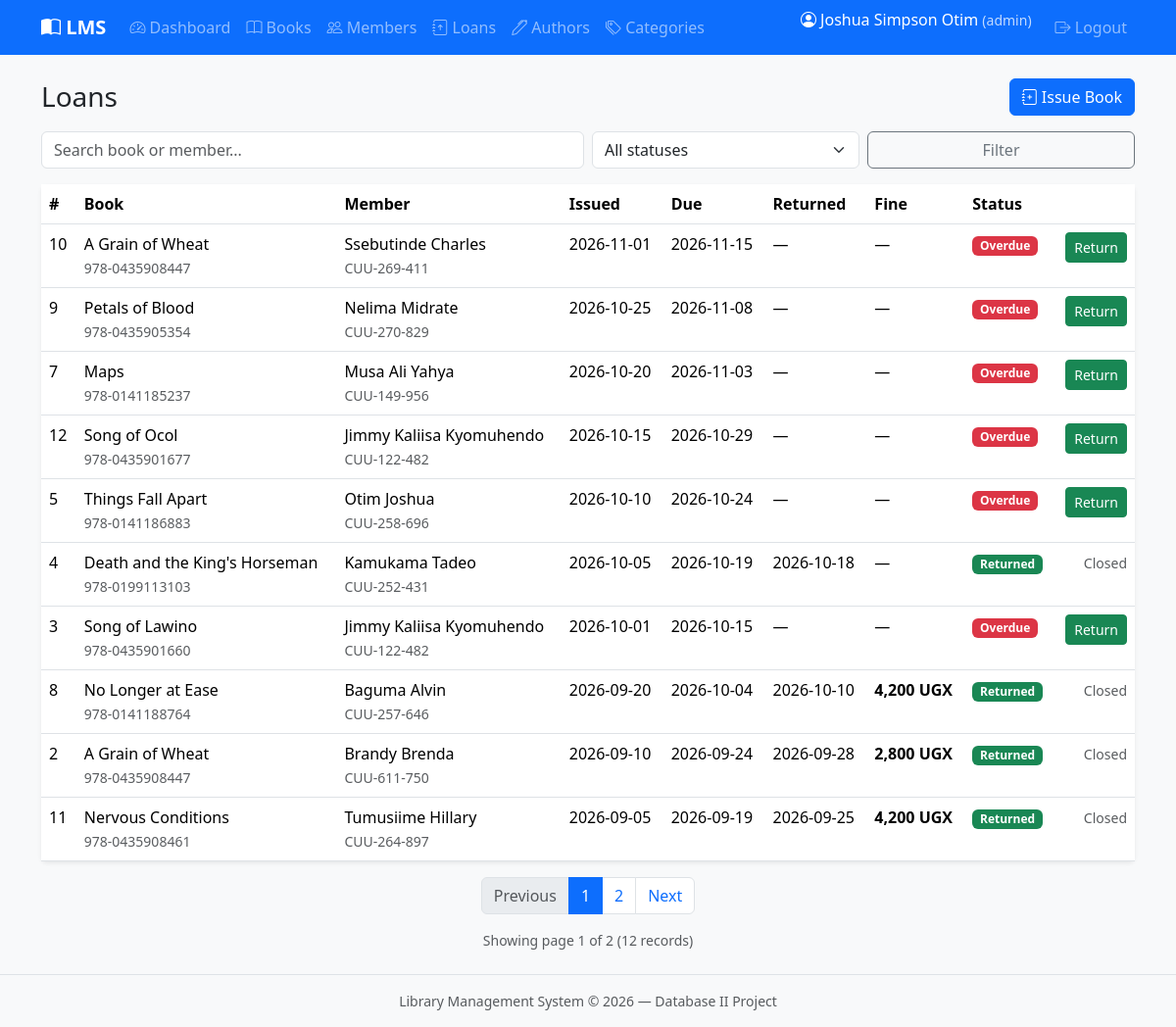
The page /loans/index.php (signed in) on the database its author committed.
### tables this page shows
CREATE TABLE loans (
  id INT UNSIGNED AUTO_INCREMENT PRIMARY KEY,
  member_id INT UNSIGNED NOT NULL,
  book_id INT UNSIGNED NOT NULL,
  date_issued DATE NOT NULL,
  due_date DATE NOT NULL,
  date_returned DATE DEFAULT NULL,
  fine DECIMAL(12,2) NOT NULL DEFAULT 0.00 COMMENT 'Fine in UGX, calculated on return',
  status ENUM('issued', 'returned', 'overdue') NOT NULL DEFAULT 'issued',
  created_at TIMESTAMP DEFAULT CURRENT_TIMESTAMP,
  updated_at TIMESTAMP DEFAULT CURRENT_TIMESTAMP ON UPDATE CURRENT_TIMESTAMP,
  CONSTRAINT fk_loans_member FOREIGN KEY (member_id) REFERENCES members(id)
    ON UPDATE CASCADE ON DELETE RESTRICT,
  CONSTRAINT fk_loans_book FOREIGN KEY (book_id) REFERENCES books(id)
    ON UPDATE CASCADE ON DELETE RESTRICT,
  CONSTRAINT chk_fine CHECK (fine >= 0)
);

CREATE TABLE books (
  id INT UNSIGNED AUTO_INCREMENT PRIMARY KEY,
  isbn VARCHAR(20) NOT NULL UNIQUE,
  title VARCHAR(255) NOT NULL,
  author_id INT UNSIGNED NOT NULL,
  category_id INT UNSIGNED NOT NULL,
  publisher VARCHAR(150) DEFAULT NULL,
  year_published YEAR DEFAULT NULL,
  total_copies INT UNSIGNED NOT NULL DEFAULT 1,
  available_copies INT UNSIGNED NOT NULL DEFAULT 1,
  created_at TIMESTAMP DEFAULT CURRENT_TIMESTAMP,
  updated_at TIMESTAMP DEFAULT CURRENT_TIMESTAMP ON UPDATE CURRENT_TIMESTAMP,
  CONSTRAINT fk_books_author FOREIGN KEY (author_id) REFERENCES authors(id)
    ON UPDATE CASCADE ON DELETE RESTRICT,
  CONSTRAINT fk_books_category FOREIGN KEY (category_id) REFERENCES categories(id)
    ON UPDATE CASCADE ON DELETE RESTRICT,
  CONSTRAINT chk_copies CHECK (available_copies <= total_copies AND available_copies >= 0)
);

CREATE TABLE members (
  id INT UNSIGNED AUTO_INCREMENT PRIMARY KEY,
  member_number VARCHAR(20) NOT NULL UNIQUE,
  full_name VARCHAR(150) NOT NULL,
  email VARCHAR(150) NOT NULL UNIQUE,
  phone VARCHAR(30) DEFAULT NULL,
  status ENUM('active', 'suspended') NOT NULL DEFAULT 'active',
  date_joined DATE NOT NULL,
  created_at TIMESTAMP DEFAULT CURRENT_TIMESTAMP,
  updated_at TIMESTAMP DEFAULT CURRENT_TIMESTAMP ON UPDATE CURRENT_TIMESTAMP
);

### loans/index.php (the view, shortened to what this page needs)
<?php
require_once __DIR__ . '/../config/database.php';
require_once __DIR__ . '/../includes/functions.php';
$search = trim($_GET['search'] ?? '');
$where  = ' WHERE 1=1';
$params = [];
$countSql = "
    SELECT COUNT(*)
    FROM loans l
    JOIN books b ON b.id = l.book_id
    JOIN members m ON m.id = l.member_id
    $where
";
$countStmt = $pdo->prepare($countSql);
$countStmt->execute($params);
$total = (int)$countStmt->fetchColumn();
$pagination = get_pagination($total, 10);
$sql = "
    SELECT l.*, b.title AS book_title, b.isbn,
           m.full_name AS member_name, m.member_number
    FROM loans l
    JOIN books b ON b.id = l.book_id
    JOIN members m ON m.id = l.member_id
    $where
    ORDER BY l.date_issued DESC, l.id DESC
    LIMIT {$pagination['per_page']} OFFSET {$pagination['offset']}
";
$stmt = $pdo->prepare($sql);
$stmt->execute($params);
$loans = $stmt->fetchAll();
include __DIR__ . '/../includes/header.php';
?>
<div class="d-flex justify-content-between align-items-center mb-3">
    <h1 class="h3 mb-0">Loans</h1>
    <a href="issue.php" class="btn btn-primary"><i class="bi bi-journal-plus"></i> Issue Book</a>
</div>
<form method="get" class="row g-2 mb-3">
    <div class="col-md-6">
        <input type="text" name="search" class="form-control" placeholder="Search book or member..."
               value="<?= e($search) ?>">
    </div>
    <div class="col-md-3">
        <select name="status" class="form-select">
            <option value="">All statuses</option>
        </select>
    </div>
    <div class="col-md-3">
        <button class="btn btn-outline-secondary w-100" type="submit">Filter</button>
    </div>
</form>
<div class="card">
    <div class="table-responsive">
        <table class="table table-hover mb-0">
            <thead>
                <tr>
                    <th>#</th>
                    <th>Book</th>
                    <th>Member</th>
                    <th>Issued</th>
                    <th>Due</th>
                    <th>Returned</th>
                    <th>Fine</th>
                    <th>Status</th>
                    <th></th>
                </tr>
            </thead>
            <tbody>
            <?php if (empty($loans)): ?>
                <tr><td colspan="9" class="text-center text-muted py-4">No loans found</td></tr>
            <?php else: ?>
                <?php foreach ($loans as $l): ?>
                <tr>
                    <td><?= (int)$l['id'] ?></td>
                    <td>
                        <div><?= e($l['book_title']) ?></div>
                        <small class="text-muted"><?= e($l['isbn']) ?></small>
                    </td>
                    <td>
                        <div><?= e($l['member_name']) ?></div>
                        <small class="text-muted"><?= e($l['member_number']) ?></small>
                    </td>
                    <td><?= e($l['date_issued']) ?></td>
                    <td><?= e($l['due_date']) ?></td>
                    <td><?= e($l['date_returned'] ?? '—') ?></td>
                    <td class="<?= $l['fine'] > 0 ? 'fine-amount' : '' ?>">
                        <?= $l['fine'] > 0 ? format_ugx((float)$l['fine']) : '—' ?>
                    </td>
                    <td>
                        <?php
                        $badge = match ($l['status']) {
                            'returned' => 'bg-success',
                            'overdue'  => 'bg-danger',
                            default    => 'bg-primary',
                        };
                        ?>
                        <span class="badge <?= $badge ?>"><?= e(ucfirst($l['status'])) ?></span>
                    </td>
                    <td class="text-end">
                        <?php if ($l['date_returned'] === null): ?>
                            <a href="return.php?id=<?= $l['id'] ?>" class="btn btn-sm btn-success">
                                Return
                            </a>
                        <?php else: ?>
                            <span class="text-muted small">Closed</span>
                        <?php endif; ?>
                    </td>
                </tr>
                <?php endforeach; ?>
            <?php endif; ?>
            </tbody>
        </table>
    </div>
</div>
<?php include __DIR__ . '/../includes/footer.php'; ?>

### assets/css/style.css (style rules this page uses)
body { min-height: 100vh; display: flex; flex-direction: column; background-color: #f8f9fa; }
.card { border: none; box-shadow: 0 0.125rem 0.25rem rgba(0, 0, 0, 0.075); }
.table th { white-space: nowrap; }
.fine-amount { font-weight: 600; color: #b02a37; }

### rows shown on the page
loans: id "10", book.title "A Grain of Wheat", book.isbn "978-0435908447", member.full_name "Ssebutinde Charles", member.member_number "CUU-269-411", date_issued "2026-11-01", due_date "2026-11-15", date_returned "—", status "Overdue"
loans: id "9", book.title "Petals of Blood", book.isbn "978-0435905354", member.full_name "Nelima Midrate", member.member_number "CUU-270-829", date_issued "2026-10-25", due_date "2026-11-08", date_returned "—", status "Overdue"
loans: id "7", book.title "Maps", book.isbn "978-0141185237", member.full_name "Musa Ali Yahya", member.member_number "CUU-149-956", date_issued "2026-10-20", due_date "2026-11-03", date_returned "—", status "Overdue"
loans: id "12", book.title "Song of Ocol", book.isbn "978-0435901677", member.full_name "Jimmy Kaliisa Kyomuhendo", member.member_number "CUU-122-482", date_issued "2026-10-15", due_date "2026-10-29", date_returned "—", status "Overdue"
loans: id "5", book.title "Things Fall Apart", book.isbn "978-0141186883", member.full_name "Otim Joshua", member.member_number "CUU-258-696", date_issued "2026-10-10", due_date "2026-10-24", date_returned "—", status "Overdue"
loans: id "4", book.title "Death and the King's Horseman", book.isbn "978-0199113103", member.full_name "Kamukama Tadeo", member.member_number "CUU-252-431", date_issued "2026-10-05", due_date "2026-10-19", date_returned "2026-10-18", status "Returned", shows "Closed"
loans: id "3", book.title "Song of Lawino", book.isbn "978-0435901660", member.full_name "Jimmy Kaliisa Kyomuhendo", member.member_number "CUU-122-482", date_issued "2026-10-01", due_date "2026-10-15", date_returned "—", status "Overdue"
loans: id "8", book.title "No Longer at Ease", book.isbn "978-0141188764", member.full_name "Baguma Alvin", member.member_number "CUU-257-646", date_issued "2026-09-20", due_date "2026-10-04", date_returned "2026-10-10", fine "4,200 UGX", status "Returned", shows "Closed"
loans: id "2", book.title "A Grain of Wheat", book.isbn "978-0435908447", member.full_name "Brandy Brenda", member.member_number "CUU-611-750", date_issued "2026-09-10", due_date "2026-09-24", date_returned "2026-09-28", fine "2,800 UGX", status "Returned", shows "Closed"
loans: id "11", book.title "Nervous Conditions", book.isbn "978-0435908461", member.full_name "Tumusiime Hillary", member.member_number "CUU-264-897", date_issued "2026-09-05", due_date "2026-09-19", date_returned "2026-09-25", fine "4,200 UGX", status "Returned", shows "Closed"

### other values the page prints
$_SESSION['full_name'] "Joshua Simpson Otim"
$_SESSION['role'] "admin"
$p['page'] "1"
$p['total_pages'] "2"
$p['total'] "12"
